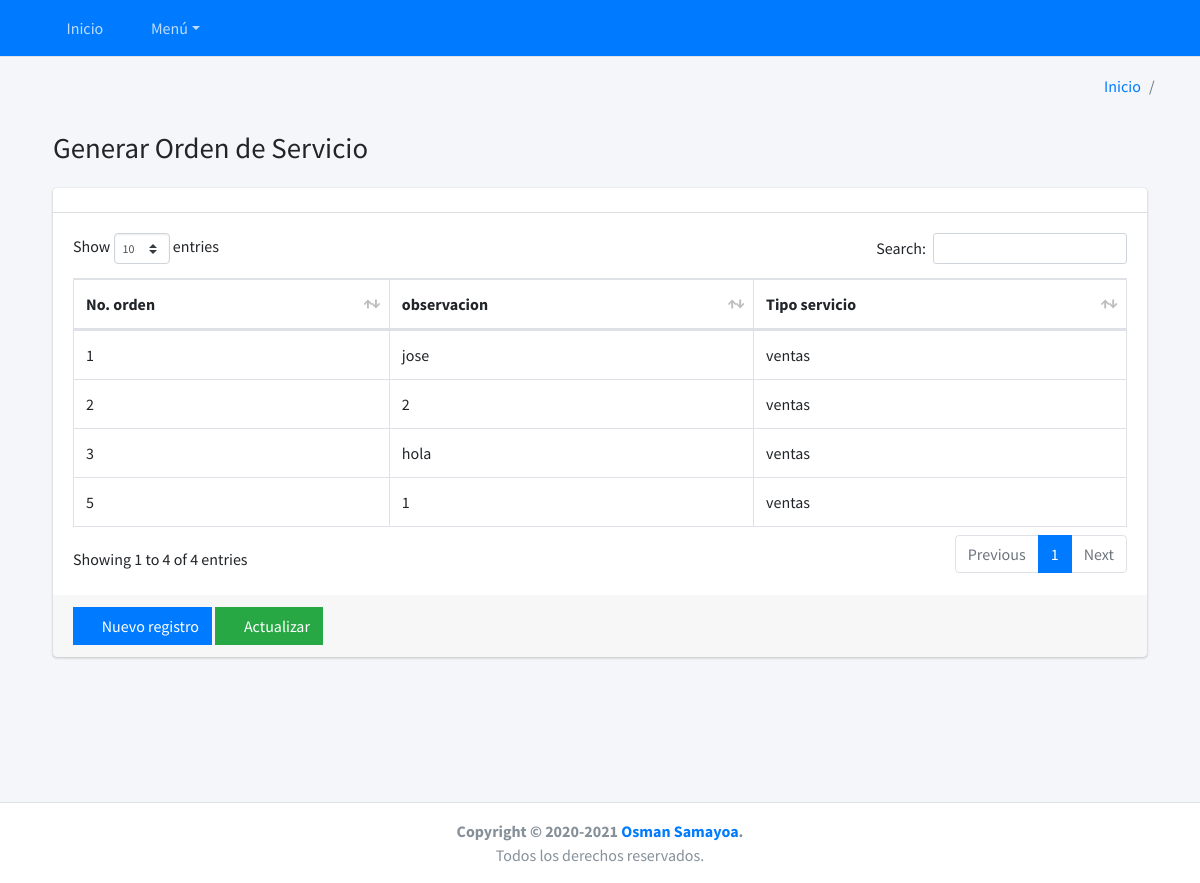
/ordenes/lista-generadas-servicios/, run on an earlier commit of the app's database.
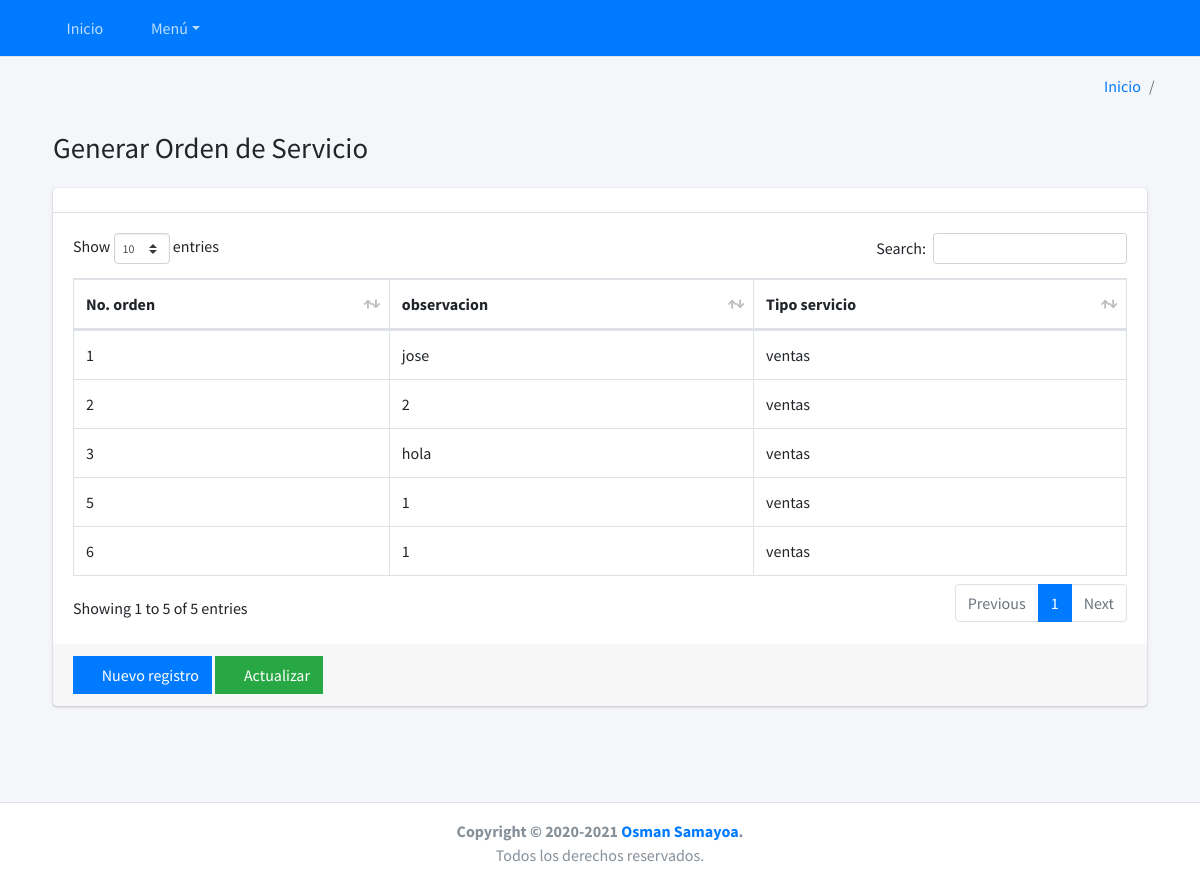
And on a later commit of the database.
### ordenes/models.py (models this page shows, shortened)
class OrdenGenerada(BaseModel):
    username = models.ForeignKey(settings.AUTH_USER_MODEL, on_delete=models.CASCADE, blank=True, null=True)
    no_servicio = models.ForeignKey(Servicio, on_delete=models.CASCADE)
    estado = models.BooleanField(default = True, blank=True, null=True)
    nombre = models.CharField('nombre cliente', max_length=200)
    class Meta:
        verbose_name = 'Orden registrada'
        verbose_name_plural = 'Ordenes registradas'
        db_table = 'orden_registrada'

class Servicio(BaseModel):
    username = models.ForeignKey(settings.AUTH_USER_MODEL, on_delete=models.CASCADE, blank=True, null=True)
    tipo_servicio = models.ForeignKey(TiposServicio, on_delete=models.CASCADE)
    no_servicio = models.AutoField(primary_key=True)
    orden_generada = models.BooleanField(default = True)
    orden_transito = models.BooleanField(default = False)
    def __str__(self):
        return '{}'.format(self.no_servicio)
    class Meta:
        verbose_name = 'Servicio'
        verbose_name_plural = 'Servicios'
        db_table = 'servicio'

class TiposServicio(BaseModel):
    username = models.ForeignKey(settings.AUTH_USER_MODEL, on_delete=models.CASCADE, blank=True, null=True)
    name = models.CharField('Variedad de servicios', max_length=150)
    class Meta:
        verbose_name = 'Tipo de servicio'
        verbose_name_plural = 'Tipos de servicio'
        db_table = 'TipoServicio'

### ordenes/views.py (the view)
# urls.py: path('lista-generadas-servicios/', GenerarServicio.as_view(), name='lista_generadas_servicios'),
class GenerarServicio(ListView):
    model =  OrdenGenerada
    template_name = 'ordenes/list_tipo_servicio_generada.html'
    def get_queryset(self):
        return self.model.objects.all()
    def get_context_data(self , *args , **kwargs):
        context = super().get_context_data(*args, **kwargs)
        context ['title'] = 'Generar Orden de Servicio'
        context['list_url'] = reverse_lazy('ordenes:lista_generadas_servicios')
        context['new_url'] = reverse_lazy('ordenes:new_generadas_servicios')
        context['url_home'] = reverse_lazy('bases:home')
        return context

### ordenes/templates/ordenes/list_tipo_servicio_generada.html
{% extends 'base/list.html' %}
{% block columns %}
  <tr>
    <th scope="col" >No. orden</th>
    <th scope="col" >observacion</th>
    <th scope="col" >Tipo servicio</th>
  </tr>
{% endblock %}
{% block rows %}
{% for m in ordengenerada_list  %}
  <tr>
    <td>{{m.no_servicio}}</td>
    <td>{{m.nombre}}</td>
    <td>{{m.no_servicio.tipo_servicio.name}}</td>
  </tr>
{% endfor %}
{% endblock %}

What changed in the data, as far as the page shows it:
added OrdenGenerada: no_servicio "6", nombre "1", no_servicio.tipo_servicio.name "ventas"
Also different on the page:
text written by a page script: "Show entries Search: Showing 1 to 4 of 4 entries Previous 1 Next" → "Show entries Search: Showing 1 to 5 of 5 entries Previous 1 Next"
